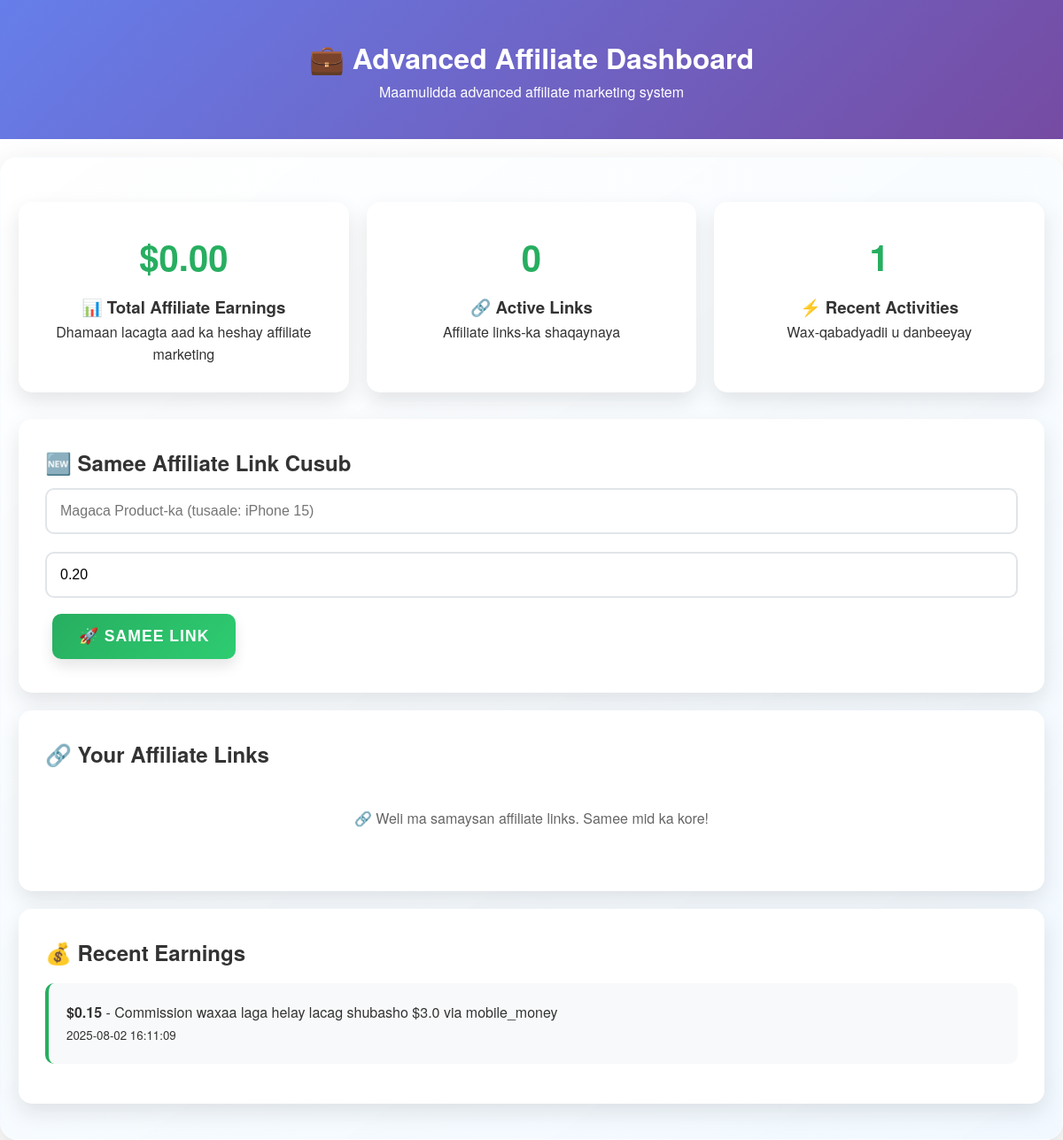
/affiliate/advanced (signed in), run on the app's committed database.
### tables this page shows
CREATE TABLE transactions (
            id INTEGER PRIMARY KEY AUTOINCREMENT,
            user_id INTEGER,
            amount REAL NOT NULL,
            type TEXT NOT NULL CHECK (type IN ('earning', 'withdrawal', 'referral', 'premium', 'bonus')),
            status TEXT DEFAULT 'completed' CHECK (status IN ('pending', 'completed', 'failed', 'cancelled')),
            description TEXT,
            reference_id TEXT UNIQUE,
            created_at TIMESTAMP DEFAULT CURRENT_TIMESTAMP,
            FOREIGN KEY (user_id) REFERENCES users (id)
        );

### app.py (the view)
@app.route('/affiliate/advanced')
@login_required
def advanced_affiliate():
    try:
        conn = sqlite3.connect('dadaal.db')
        cursor = conn.cursor()
        cursor.execute('''
            SELECT product_name, link_code, clicks, conversions, commission_rate
            FROM affiliate_links WHERE user_id = ?
        ''', (session['user_id'],))
        affiliate_links = cursor.fetchall()
        cursor.execute('''
            SELECT SUM(amount) FROM transactions
            WHERE user_id = ? AND type = 'earning' AND description LIKE '%affiliate%'
        ''', (session['user_id'],))
        total_affiliate_earnings = cursor.fetchone()[0] or 0
        cursor.execute('''
            SELECT amount, description, created_at FROM transactions
            WHERE user_id = ? AND type = 'earning'
            ORDER BY created_at DESC LIMIT 10
        ''', (session['user_id'],))
        recent_earnings = cursor.fetchall()
        conn.close()
        return render_template('advanced_affiliate.html',
                             affiliate_links=affiliate_links,
                             total_affiliate_earnings=total_affiliate_earnings,
                             recent_earnings=recent_earnings)
    except Exception as e:
        flash('Khalad ayaa dhacay affiliate dashboard-ka.')
        return redirect(url_for('affiliate'))

### app.py (called while the page is built)
@app.context_processor
def inject_translation():
    return dict(t=t, current_lang=translator.get_language())

def login_required(f):
    @wraps(f)
    def decorated_function(*args, **kwargs):
        if 'user_id' not in session:
            flash('Fadlan gal akoonkaaga si aad u aragto boggan.')
            return redirect(url_for('login'))
        return f(*args, **kwargs)
    return decorated_function

### translations.py (called while the page is built)
    def get_language(self):
        if 'language' in session:
            return session['language']
        lang = request.args.get('lang')
        if lang and lang in self.languages:
            session['language'] = lang
            return lang
        return 'so'

### templates/advanced_affiliate.html (shortened to what this page needs)
<!DOCTYPE html>
<html lang="en">
<head>
    <link rel="stylesheet" href="/static/style.css">
</head>
<body>
    <div class="affiliate-hero">
        <h1>💼 Advanced Affiliate Dashboard</h1>
        <p>Maamulidda advanced affiliate marketing system</p>
    </div>
    <div class="container">
        <div class="affiliate-stats">
            <div class="stat-card">
                <div class="stat-value">${{ "%.2f"|format(total_affiliate_earnings) }}</div>
                <h3>📊 Total Affiliate Earnings</h3>
                <p>Dhamaan lacagta aad ka heshay affiliate marketing</p>
            </div>
            <div class="stat-card">
                <div class="stat-value">{{ affiliate_links|length }}</div>
                <h3>🔗 Active Links</h3>
                <p>Affiliate links-ka shaqaynaya</p>
            </div>
            <div class="stat-card">
                <div class="stat-value">{{ recent_earnings|length }}</div>
                <h3>⚡ Recent Activities</h3>
                <p>Wax-qabadyadii u danbeeyay</p>
            </div>
        </div>
        <div class="create-link-form">
            <h2>🆕 Samee Affiliate Link Cusub</h2>
            <form method="POST" action="/create_affiliate_link">
                <input type="text" name="product_name" placeholder="Magaca Product-ka (tusaale: iPhone 15)" class="form-input" required>
                <input type="number" name="commission_rate" step="0.01" min="0.01" max="1.00" value="0.20" placeholder="Commission Rate (0.20 = 20%)" class="form-input">
                <button type="submit" class="create-btn">🚀 Samee Link</button>
            </form>
        </div>
        <div class="affiliate-links">
            <h2>🔗 Your Affiliate Links</h2>
            {% if affiliate_links %}
                {% for link in affiliate_links %}
                <div class="link-item">
                    <h3>{{ link[0] }}</h3>
                    <p><strong>Link Code:</strong> <span class="link-code">{{ link[1] }}</span></p>
                    <p><strong>Clicks:</strong> {{ link[2] }} | <strong>Conversions:</strong> {{ link[3] }} | <strong>Commission:</strong> {{ (link[4] * 100)|int }}%</p>
                    <p><strong>Your Link:</strong> https://dadaal.onrender.com/ref/{{ link[1] }}</p>
                    <button onclick="copyLink('https://dadaal.onrender.com/ref/{{ link[1] }}')" class="create-btn" style="font-size: 0.9rem; padding: 8px 15px;">📋 Copy Link</button>
                </div>
                {% endfor %}
            {% else %}
                <p style="text-align: center; color: #666; padding: 40px;">
                    🔗 Weli ma samaysan affiliate links. Samee mid ka kore!
                </p>
            {% endif %}
        </div>
        <div class="affiliate-links">
            <h2>💰 Recent Earnings</h2>
            {% if recent_earnings %}
                {% for earning in recent_earnings %}
                <div class="link-item">
                    <p><strong>${{ "%.2f"|format(earning[0]) }}</strong> - {{ earning[1] }}</p>
                    <small>{{ earning[2] }}</small>
                </div>
                {% endfor %}
            {% else %}
                <p style="text-align: center; color: #666; padding: 40px;">
                    💰 Weli ma haysato earnings. Bilaw marketing!
                </p>
            {% endif %}
        </div>
    </div>
</body>
</html>

### static/style.css (style rules this page uses)
* { margin: 0; padding: 0; box-sizing: border-box; }
body { font-family: 'Helvetica Neue', Arial, sans-serif; line-height: 1.6; background: #ffffff; min-height: 100vh; color: #333; }
.container { max-width: 1200px; margin: 0 auto; padding: 20px; background: linear-gradient(145deg, rgba(255, 255, 255, 0.9), rgba(240, 248, 255, 0.95)); border-radius: 20px; margin-top: 20px; box-shadow: 0 15px 40px rgba(0, 0, 0, 0.15); backdrop-filter: blur(15px); border: 1px solid rgba(255, 255, 255, 0.2); }
button, .cta-btn, .btn { background: linear-gradient(135deg, #667eea 0%, #764ba2 100%); color: white; border: none; padding: 15px 30px; cursor: pointer; border-radius: 25px; text-decoration: none; display: inline-block; margin: 8px; font-size: 16px; font-weight: 600; text-transform: uppercase; letter-spacing: 1px; box-shadow: 0 8px 15px rgba(0,0,0,0.1); transition: all 0.3s ease; position: relative; overflow: hidden; }
button::before, .cta-btn::before, .btn::before { content: ''; position: absolute; top: 0; left: -100%; width: 100%; height: 100%; background: linear-gradient(90deg, transparent, rgba(255,255,255,0.2), transparent); transition: left 0.5s; }

### templates/advanced_affiliate.html (style rules this page uses)
.affiliate-hero { background: linear-gradient(135deg, #667eea 0%, #764ba2 100%); color: white; padding: 40px 20px; text-align: center; }
.affiliate-stats { display: grid; grid-template-columns: repeat(auto-fit, minmax(250px, 1fr)); gap: 20px; margin: 30px 0; }
.stat-card { background: white; padding: 30px; border-radius: 15px; box-shadow: 0 10px 25px rgba(0,0,0,0.1); text-align: center; }
.stat-value { font-size: 2.5rem; font-weight: bold; color: #27ae60; margin-bottom: 10px; }
.affiliate-links { background: white; padding: 30px; border-radius: 15px; box-shadow: 0 10px 25px rgba(0,0,0,0.1); margin: 20px 0; }
.link-item { background: #f8f9fa; padding: 20px; border-radius: 10px; margin: 15px 0; border-left: 4px solid #27ae60; }
.create-link-form { background: white; padding: 30px; border-radius: 15px; box-shadow: 0 10px 25px rgba(0,0,0,0.1); margin: 20px 0; }
.form-input { width: 100%; padding: 15px; border: 2px solid #e1e5e9; border-radius: 10px; font-size: 16px; margin: 10px 0; }
.create-btn { background: linear-gradient(135deg, #27ae60 0%, #2ecc71 100%); color: white; border: none; padding: 15px 30px; border-radius: 10px; font-size: 1.1rem; font-weight: bold; cursor: pointer; transition: all 0.3s ease; }

### data on the page
transactions: amount "0.15", description "Commission waxaa laga helay lacag shubasho $3.0 via mobile_money", created_at "2025-08-02 16:11:09"

### other printed values
{{ "%.2f"|format(total_affiliate_earnings) }} "0.00"
{{ affiliate_links|length }} "0"
{{ recent_earnings|length }} "1"
